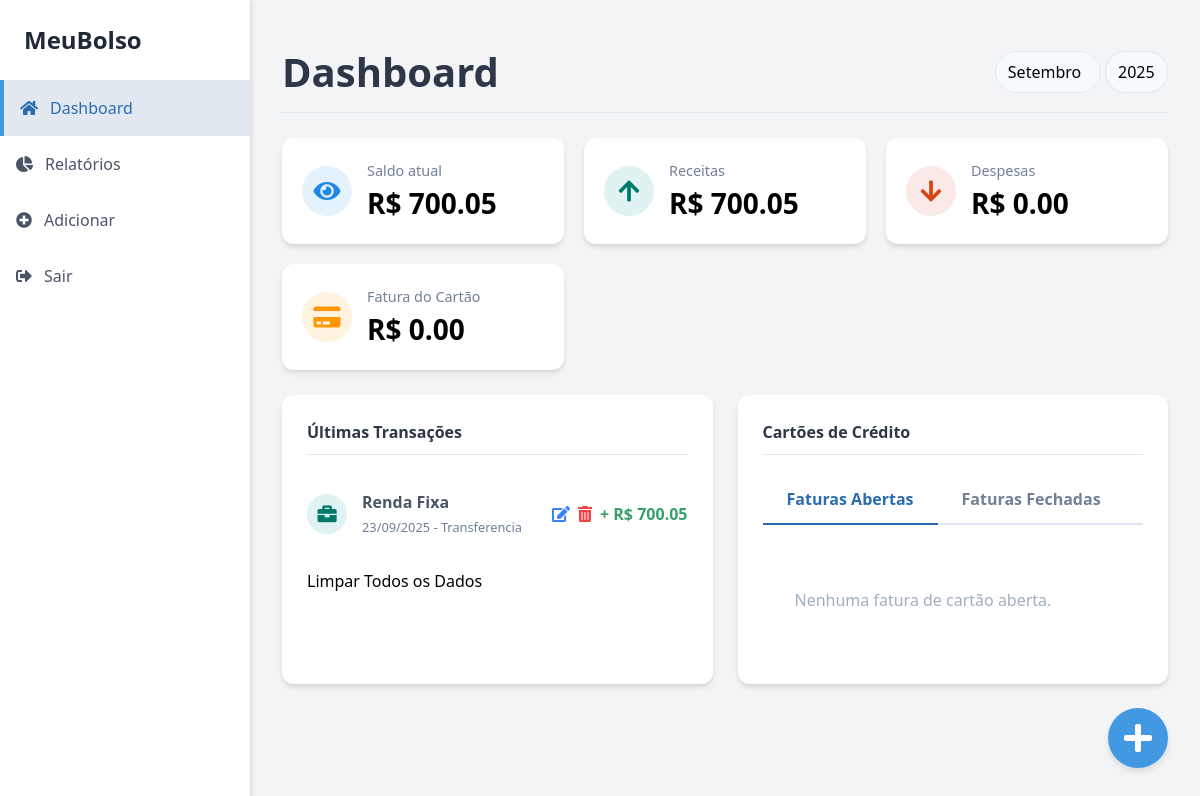
Page /dashboard (signed in) on the earlier database version.
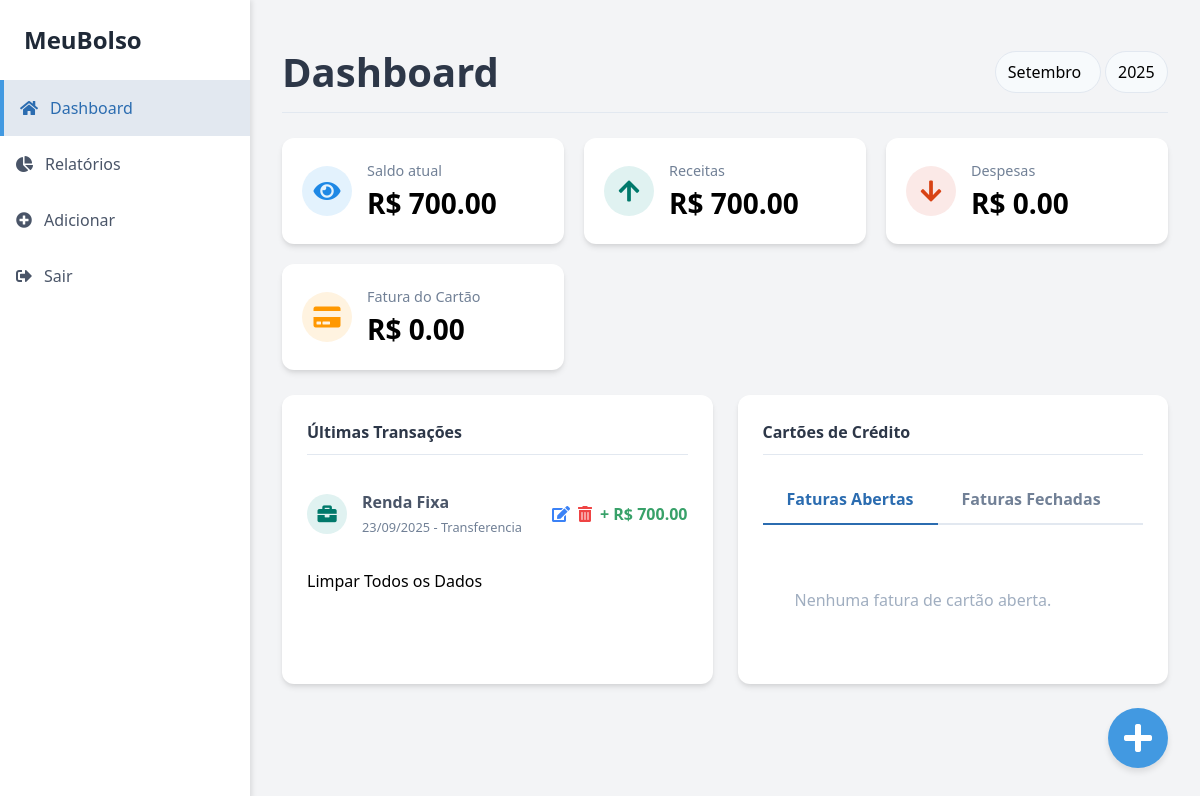
Same page on the later database version.
### app/models.py (models this page shows, shortened)
class Transaction(db.Model):
    id = db.Column(db.Integer, primary_key=True)
    type = db.Column(db.String(10), nullable=False) # 'income' ou 'expense'
    amount = db.Column(db.Float, nullable=False)
    description = db.Column(db.String(200))
    payment_method = db.Column(db.String(50))
    category = db.Column(db.String(50))
    date = db.Column(db.DateTime, index=True, default=datetime.utcnow)
    user_id = db.Column(db.Integer, db.ForeignKey('user.id'), nullable=False)

### app/routes.py (the view)
@main_bp.route('/dashboard', methods=['GET'])
@login_required
def dashboard():
    user_id = current_user.id
    try:
        selected_month = int(request.args.get('month', datetime.now().month))
        selected_year = int(request.args.get('year', datetime.now().year))
    except (ValueError, TypeError):
        selected_month = datetime.now().month
        selected_year = datetime.now().year
    transactions = Transaction.query.filter(
        Transaction.user_id == user_id,
        extract('month', Transaction.date) == selected_month,
        extract('year', Transaction.date) == selected_year
    ).order_by(Transaction.date.desc()).all()
    total_income = sum(t.amount for t in transactions if t.type == 'income')
    total_expense = sum(t.amount for t in transactions if t.type == 'expense')
    balance = total_income - total_expense
    years = sorted(list(set(t.date.year for t in Transaction.query.filter_by(user_id=user_id).all())))
    if not years:
        years = [datetime.now().year]
    month_names = ["Janeiro", "Fevereiro", "Março", "Abril", "Maio", "Junho", "Julho", "Agosto", "Setembro", "Outubro", "Novembro", "Dezembro"]
    credit_card_bill = sum(t.amount for t in transactions if t.payment_method == 'Cartao de Credito' and t.type == 'expense')
    invoices = []
    return render_template(
        'dashboard.html',
        active_page='dashboard',
        balance=balance,
        total_income=total_income,
        total_expense=total_expense,
        transactions=transactions,
        credit_card_bill=credit_card_bill,
        invoices=invoices,
        selected_month=selected_month,
        selected_year=selected_year,
        month_names=month_names,
        years=years
    )

### app/__init__.py (called while the page is built)
@login_manager.user_loader
def load_user(user_id):
    from .models import User
    return User.query.get(int(user_id))

### app/routes.py (called while the page is built)
@main_bp.app_template_filter('format_date')
def format_date_filter(value):
    if value is None:
        return ""
    if isinstance(value, datetime):
        return value.strftime('%d/%m/%Y')
    return datetime.fromisoformat(value).strftime('%d/%m/%Y')

### app/templates/dashboard.html (shortened to what this page needs)
{% extends "layout.html" %}
{% block content %}
<header class="dashboard-header">
    <h1 class="page-title">Dashboard</h1>
    <div class="month-selector">
        <form id="filter-form" method="get" action="{{ url_for('main.dashboard') }}">
            <select name="month" id="month-select" class="rounded-select" onchange="document.getElementById('filter-form').submit()">
                {% for i in range(1, 13) %}
                    <option value="{{ i }}" {% if i == selected_month %}selected{% endif %}>{{ month_names[i-1] }}</option>
                {% endfor %}
            </select>
            <select name="year" id="year-select" class="rounded-select" onchange="document.getElementById('filter-form').submit()">
                {% for year in years %}
                    <option value="{{ year }}" {% if year == selected_year %}selected{% endif %}>{{ year }}</option>
                {% endfor %}
            </select>
        </form>
    </div>
</header>
<section class="summary-cards">
    <div class="card">
        <div class="card-icon icon-saldo">
            <i class="fas fa-eye"></i>
        </div>
        <div class="card-content">
            <span>Saldo atual</span>
            <h2>R$ {{ "%.2f"|format(balance) }}</h2>
        </div>
    </div>
    <div class="card">
        <div class="card-icon icon-receitas">
            <i class="fas fa-arrow-up"></i>
        </div>
        <div class="card-content">
            <span>Receitas</span>
            <h2>R$ {{ "%.2f"|format(total_income) }}</h2>
        </div>
    </div>
    <div class="card">
        <div class="card-icon icon-despesas">
            <i class="fas fa-arrow-down"></i>
        </div>
        <div class="card-content">
            <span>Despesas</span>
            <h2>R$ {{ "%.2f"|format(total_expense) }}</h2>
        </div>
    </div>
    <div class="card">
        <div class="card-icon icon-cartao">
            <i class="fas fa-credit-card"></i>
        </div>
        <div class="card-content">
            <span>Fatura do Cartão</span>
            <h2>R$ {{ "%.2f"|format(credit_card_bill) }}</h2>
        </div>
    </div>
</section>
<section class="main-sections">
    <div class="section-card">
        <h3>Últimas Transações</h3>
        <ul class="transaction-list">
            {% for transaction in transactions %}
            <li data-id="{{ transaction.id }}">
                <div class="transaction-icon" style="background-color: {% if transaction.type == 'income' %}#e0f2f1{% else %}#fce4ec{% endif %}; color: {% if transaction.type == 'income' %}#00796b{% else %}#d81b60{% endif %};">
                    <i class="fas fa-{% if transaction.type == 'income' %}briefcase{% else %}shopping-cart{% endif %}"></i>
                </div>
                <div class="transaction-info">
                    <strong>{{ transaction.description }}</strong>
                    <span>{{ transaction.date|format_date }} - {{ transaction.payment_method }}</span>
                </div>
                <div class="flex items-center space-x-2">
                    <button class="text-blue-500 hover:text-blue-700 edit-btn" onclick="showEditModal({{ transaction.id }}, '{{ transaction.description }}', '{{ "%.2f"|format(transaction.amount) }}', '{{ transaction.payment_method }}', '{{ transaction.category }}', '{{ transaction.type }}')">
                        <i class="fas fa-edit"></i>
                    </button>
                    <button class="text-red-500 hover:text-red-700 delete-btn" onclick="showDeleteConfirm({{ transaction.id }})">
                        <i class="fas fa-trash-alt"></i>
                    </button>
                    <span class="transaction-value {% if transaction.type == 'income' %}text-success{% else %}text-danger{% endif %}">
                        {% if transaction.type == 'income' %}+{% else %}-{% endif %} R$ {{ "%.2f"|format(transaction.amount) }}
                    </span>
                </div>
            </li>
            {% else %}
            <li>
                <p class="no-data">Nenhuma transação registrada ainda.</p>
            </li>
            {% endfor %}
        </ul>
        <form id="clear-data-form" method="POST" action="{{ url_for('main.clear_data') }}" class="mt-4" onsubmit="return confirm('Tem certeza que deseja apagar todos os dados de transação? Esta ação é irreversível.');">
            <button type="submit" class="btn-clear-data">Limpar Todos os Dados</button>
        </form>
    </div>
    <div class="section-card">
        <h3>Cartões de Crédito</h3>
        <div class="tabs">
            <button class="tab-btn active">Faturas Abertas</button>
            <button class="tab-btn">Faturas Fechadas</button>
        </div>
        <ul class="invoice-list">
            {% for invoice in invoices %}
            <li>
                <div class="invoice-icon"><i class="fab fa-cc-{{ invoice.card_brand|lower }}"></i></div>
                <div class="invoice-info">
                    <strong>{{ invoice.card_name }}</strong>
                    <span>Fecha em {{ invoice.due_date|default('Data não disponível') }}</span>
                </div>
                <span class="invoice-value">R$ {{ "%.2f"|format(invoice.amount) }}</span>
            </li>
            {% else %}
            <li>
                <p class="no-data">Nenhuma fatura de cartão aberta.</p>
            </li>
            {% endfor %}
        </ul>
    </div>
</section>
{% endblock %}

### app/templates/layout.html (shortened to what this page needs)
<!DOCTYPE html>
<html lang="pt-br">
<head>
    <link rel="stylesheet" href="https://cdnjs.cloudflare.com/ajax/libs/font-awesome/5.15.3/css/all.min.css">
    <link href="https://cdn.jsdelivr.net/npm/tailwindcss@2.2.19/dist/tailwind.min.css" rel="stylesheet">
</head>
<body class="bg-gray-100 font-sans leading-normal tracking-normal flex flex-col md:flex-row min-h-screen">
    <aside class="sidebar h-screen">
        <div class="p-6">
            <h1 class="text-2xl font-bold text-gray-800">MeuBolso</h1>
        </div>
        <nav class="sidebar-nav">
            <a href="{{ url_for('main.dashboard') }}" class="{% if active_page == 'dashboard' %}active{% endif %}">
                <i class="fas fa-home mr-3"></i>Dashboard
            </a>
            <a href="{{ url_for('main.reports') }}" class="{% if active_page == 'reports' %}active{% endif %}">
                <i class="fas fa-chart-pie mr-3"></i>Relatórios
            </a>
            <a href="{{ url_for('main.add') }}" class="{% if active_page == 'add' %}active{% endif %}">
                <i class="fas fa-plus-circle mr-3"></i>Adicionar
            </a>
            {% if current_user.is_authenticated %}
            <a href="{{ url_for('main.logout') }}">
                <i class="fas fa-sign-out-alt mr-3"></i>Sair
            </a>
            {% else %}
            <a href="{{ url_for('main.login') }}">
                <i class="fas fa-sign-in-alt mr-3"></i>Login
            </a>
            {% endif %}
        </nav>
    </aside>
    <main class="main-content">
        {% block content %}{% endblock %}
    </main>
    {% if current_user.is_authenticated %}
        <a href="{{ url_for('main.add') }}" class="fab-button" title="Adicionar Transação">
            <i class="fas fa-plus fa-2x"></i>
        </a>
    {% endif %}
</body>
</html>

### app/templates/layout.html (style rules this page uses)
body { background-color: #f0f4f8; font-family: 'Inter', sans-serif; }
.sidebar { width: 250px; background-color: #ffffff; box-shadow: 2px 0 5px rgba(0, 0, 0, 0.1); }
.sidebar-nav a { display: flex; align-items: center; padding: 1rem; color: #4a5568; font-weight: 500; transition: background-color 0.2s; }
.sidebar-nav a:hover, .sidebar-nav a.active { background-color: #e2e8f0; color: #2b6cb0; }
.sidebar-nav a.active { border-left: 4px solid #4299e1; }
.main-content { flex-grow: 1; padding: 2rem; }
.fab-button { position: fixed; bottom: 2rem; right: 2rem; width: 60px; height: 60px; background-color: #4299e1; color: white; border-radius: 50%; display: flex; align-items: center; justify-content: center; box-shadow: 0 4px 6px rgba(0, 0, 0, 0.1); transition: transform 0.2s; }

### app/templates/dashboard.html (style rules this page uses)
.dashboard-header { display: flex; justify-content: space-between; align-items: center; margin-bottom: 25px; padding: 10px 0; border-bottom: 1px solid #e2e8f0; }
.page-title { color: #2d3748; font-size: 2.5rem; font-weight: bold; }
.month-selector select { padding: 8px 12px; border-radius: 9999px; border: 1px solid #e2e8f0; background-color: #f7fafc; appearance: none; cursor: pointer; }
.summary-cards { display: grid; grid-template-columns: repeat(auto-fit, minmax(250px, 1fr)); gap: 20px; margin-bottom: 25px; }
.card { background-color: #ffffff; border-radius: 12px; padding: 20px; box-shadow: 0 4px 6px -1px rgba(0, 0, 0, 0.1), 0 2px 4px -1px rgba(0, 0, 0, 0.06); display: flex; align-items: center; }
.card-icon { width: 50px; height: 50px; border-radius: 50%; display: flex; justify-content: center; align-items: center; font-size: 1.5rem; margin-right: 15px; }
.icon-receitas { background-color: #e0f2f1; color: #00796b; }
.icon-despesas { background-color: #fbe9e7; color: #d84315; }
.icon-saldo { background-color: #e3f2fd; color: #1e88e5; }
.icon-cartao { background-color: #fff3e0; color: #ff9800; }
.card-content { flex-grow: 1; }
.card-content span { font-size: 0.9rem; color: #718096; }
.card-content h2 { font-size: 1.75rem; font-weight: bold; margin: 0; }
.text-success { color: #38a169; }
.main-sections { display: grid; grid-template-columns: repeat(auto-fit, minmax(300px, 1fr)); gap: 25px; }
.section-card { background-color: #ffffff; border-radius: 12px; padding: 25px; box-shadow: 0 4px 6px -1px rgba(0, 0, 0, 0.1), 0 2px 4px -1px rgba(0, 0, 0, 0.06); }
.section-card h3 { color: #2d3748; font-weight: bold; margin-bottom: 20px; padding-bottom: 10px; border-bottom: 1px solid #e2e8f0; }
.transaction-list { list-style: none; padding: 0; }
.transaction-list li { display: flex; align-items: center; padding: 15px 0; border-bottom: 1px solid #edf2f7; }
.transaction-list li:last-child { border-bottom: none; }
.transaction-icon { width: 40px; height: 40px; border-radius: 50%; display: flex; justify-content: center; align-items: center; font-size: 1.2rem; margin-right: 15px; }
.transaction-info { flex-grow: 1; }
.transaction-info strong { display: block; color: #4a5568; }
.transaction-info span { font-size: 0.8rem; color: #718096; }
.transaction-value { font-weight: bold; }
.no-data { color: #a0aec0; text-align: center; padding: 2rem; }
.tabs { display: flex; border-bottom: 2px solid #e2e8f0; margin-bottom: 1rem; }
.tab-btn { padding: 0.75rem 1.5rem; border: none; background: none; cursor: pointer; font-weight: 600; color: #718096; transition: color 0.2s; }
.tab-btn.active { color: #2b6cb0; border-bottom: 2px solid #2b6cb0; margin-bottom: -2px; }
.invoice-list { list-style: none; padding: 0; }
.invoice-list li { display: flex; align-items: center; padding: 15px 0; border-bottom: 1px solid #edf2f7; }
.invoice-list li:last-child { border-bottom: none; }

Differences in the rows shown:
changed Transaction "Renda Fixa": amount "700.05" → "700.00"
Other differences:
{{ "%.2f"|format(balance) }}: "700.05" → "700.00"
{{ "%.2f"|format(total_income) }}: "700.05" → "700.00"
